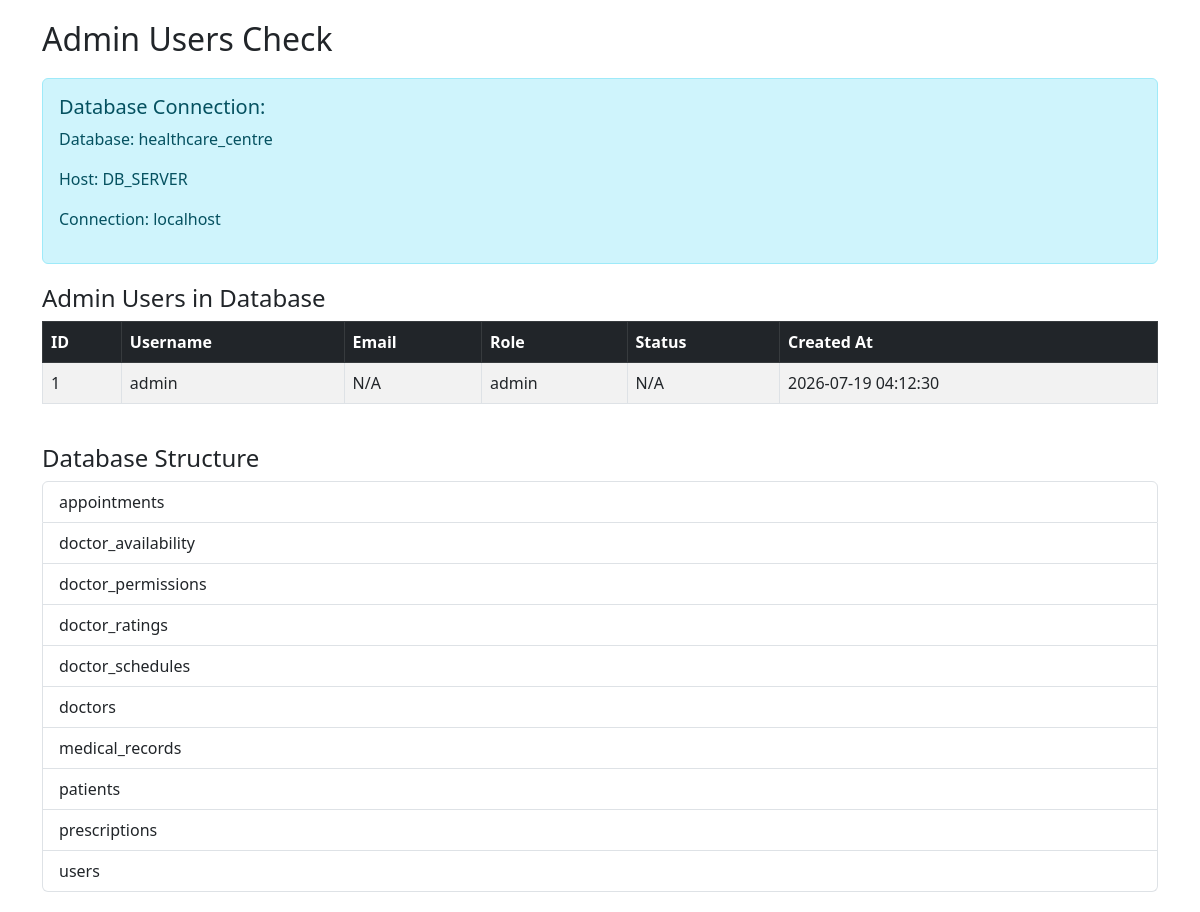
Page /check_admin_users.php on the committed database.
### tables this page shows
CREATE TABLE IF NOT EXISTS users (
    id INT AUTO_INCREMENT PRIMARY KEY,
    username VARCHAR(50) NOT NULL UNIQUE,
    password VARCHAR(255) NOT NULL,
    role ENUM('admin', 'doctor', 'patient') NOT NULL,
    created_at TIMESTAMP DEFAULT CURRENT_TIMESTAMP
);

### check_admin_users.php (the view, shortened to what this page needs)
<?php
require_once "includes/config.php";
$sql = "SELECT * FROM users WHERE role = 'admin' OR 1=1";
$result = $conn->query($sql);
?>
<!DOCTYPE html>
<html>
<head>
    <link href="https://cdn.jsdelivr.net/npm/bootstrap@5.3.0/dist/css/bootstrap.min.css" rel="stylesheet">
</head>
<body>
    <div class="container">
        <h2>Admin Users Check</h2>
        <div class="alert alert-info">
            <h5>Database Connection:</h5>
            <p>Database: <?php echo DB_NAME; ?></p>
            <p>Host: <?php echo DB_SERVER; ?></p>
            <p>Connection: <?php echo $conn->host_info; ?></p>
        </div>
        <?php if ($result->num_rows > 0): ?>
            <div class="table-responsive">
                <h4>Admin Users in Database</h4>
                <table class="table table-bordered table-striped">
                    <thead class="table-dark">
                        <tr>
                            <th>ID</th>
                            <th>Username</th>
                            <th>Email</th>
                            <th>Role</th>
                            <th>Status</th>
                            <th>Created At</th>
                        </tr>
                    </thead>
                    <tbody>
                        <?php while($row = $result->fetch_assoc()): ?>
                        <tr>
                            <td><?php echo $row['id']; ?></td>
                            <td><?php echo htmlspecialchars($row['username']); ?></td>
                            <td><?php echo isset($row['email']) ? htmlspecialchars($row['email']) : 'N/A'; ?></td>
                            <td><?php echo htmlspecialchars($row['role']); ?></td>
                            <td><?php echo isset($row['status']) ? htmlspecialchars($row['status']) : 'N/A'; ?></td>
                            <td><?php echo isset($row['created_at']) ? $row['created_at'] : 'N/A'; ?></td>
                        </tr>
                        <?php endwhile; ?>
                    </tbody>
                </table>
            </div>
        <?php else: ?>
            <div class="alert alert-warning">
                No admin users found in the database.
            </div>
        <?php endif; ?>
        <div class="mt-4">
            <h4>Database Structure</h4>
            <?php
            $tables = $conn->query("SHOW TABLES");
            if ($tables->num_rows > 0):
                echo "<ul class='list-group'>";
                while($table = $tables->fetch_array()) {
                    echo "<li class='list-group-item'>" . $table[0] . "</li>";
                }
                echo "</ul>";
            else:
                echo "<p>No tables found in the database.</p>";
            endif;
            ?>
        </div>
    </div>
</body>
</html>

### check_admin_users.php (style rules this page uses)
body { padding: 20px; }
.table-responsive { margin-top: 20px; }
.alert { margin-top: 20px; }

### rows in the picture
users: id "1", username "admin", role "admin", created_at "2026-07-19 04:12:30"

### other values in the picture
DB_NAME "healthcare_centre"
DB_SERVER "DB_SERVER"
$conn->host_info "localhost"
$table[0] "appointments"
$table[0] "doctor_availability"
$table[0] "doctor_permissions"
$table[0] "doctor_ratings"
$table[0] "doctor_schedules"
$table[0] "doctors"
$table[0] "medical_records"
$table[0] "patients"
$table[0] "prescriptions"
$table[0] "users"
